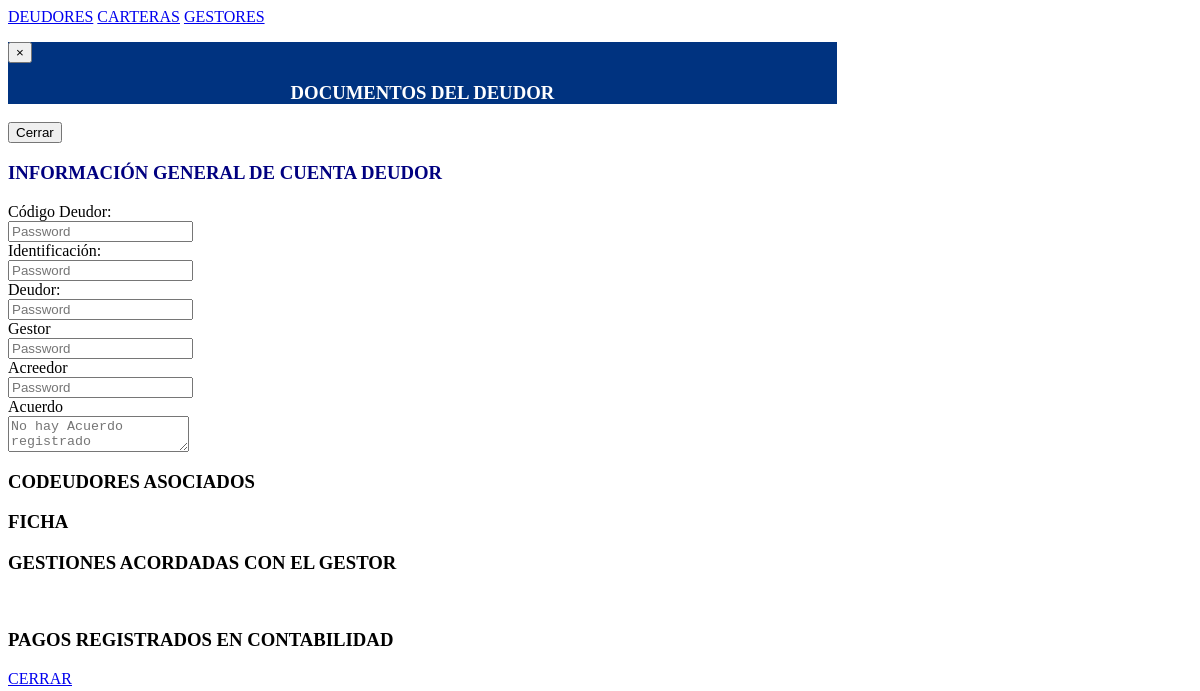
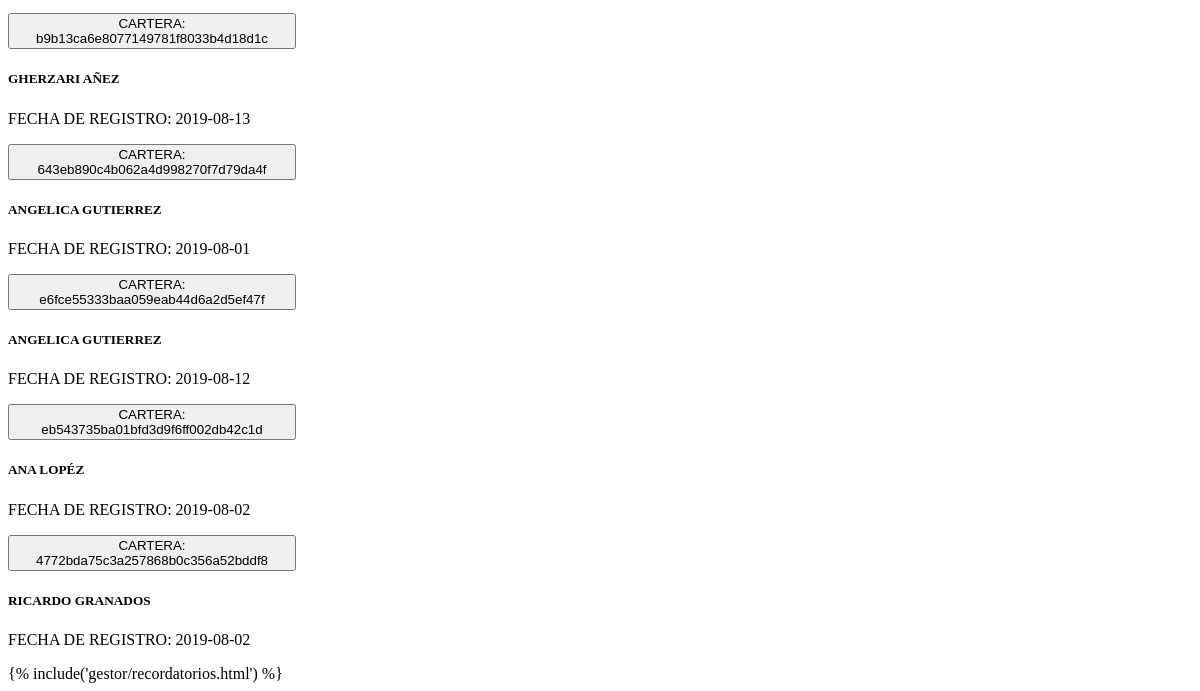
The app's page /controlador/cartera/vistacarteras.php, older data (2 pictures, top to bottom).
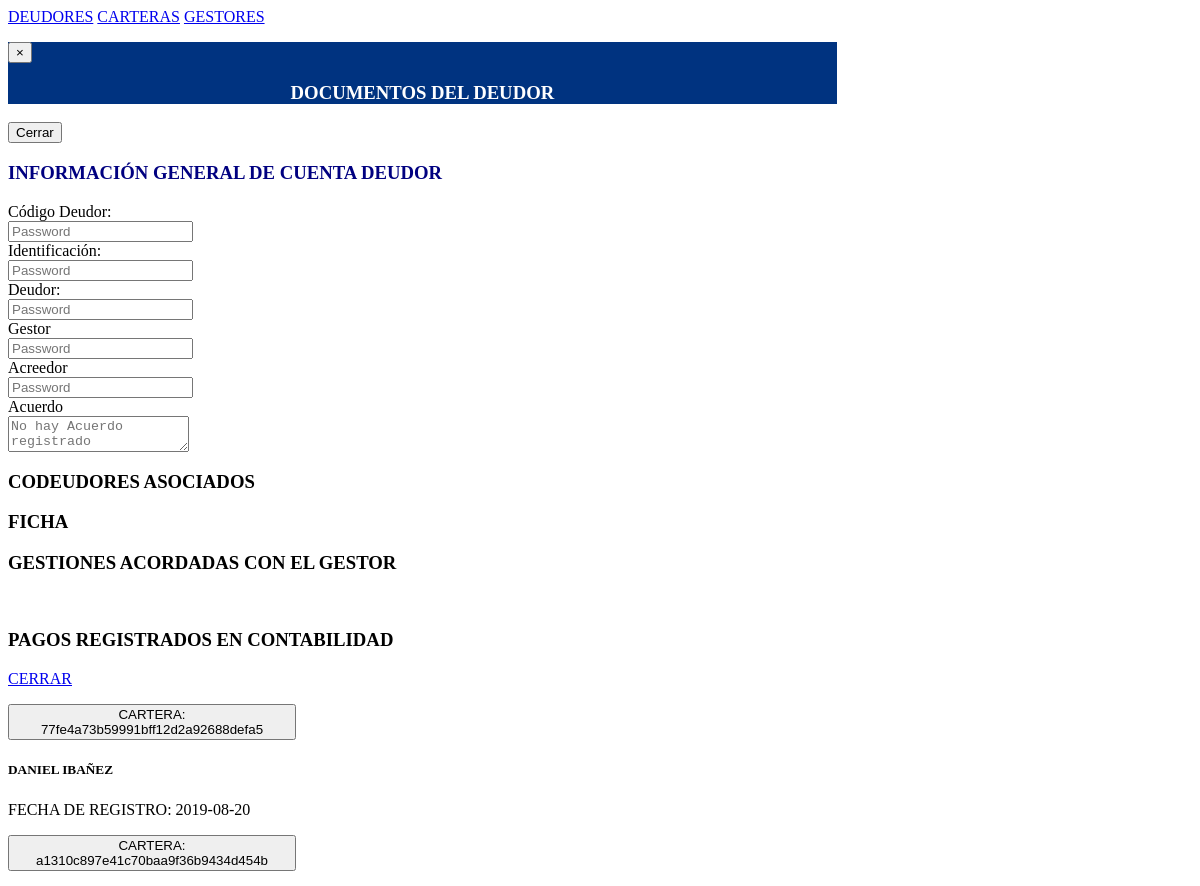
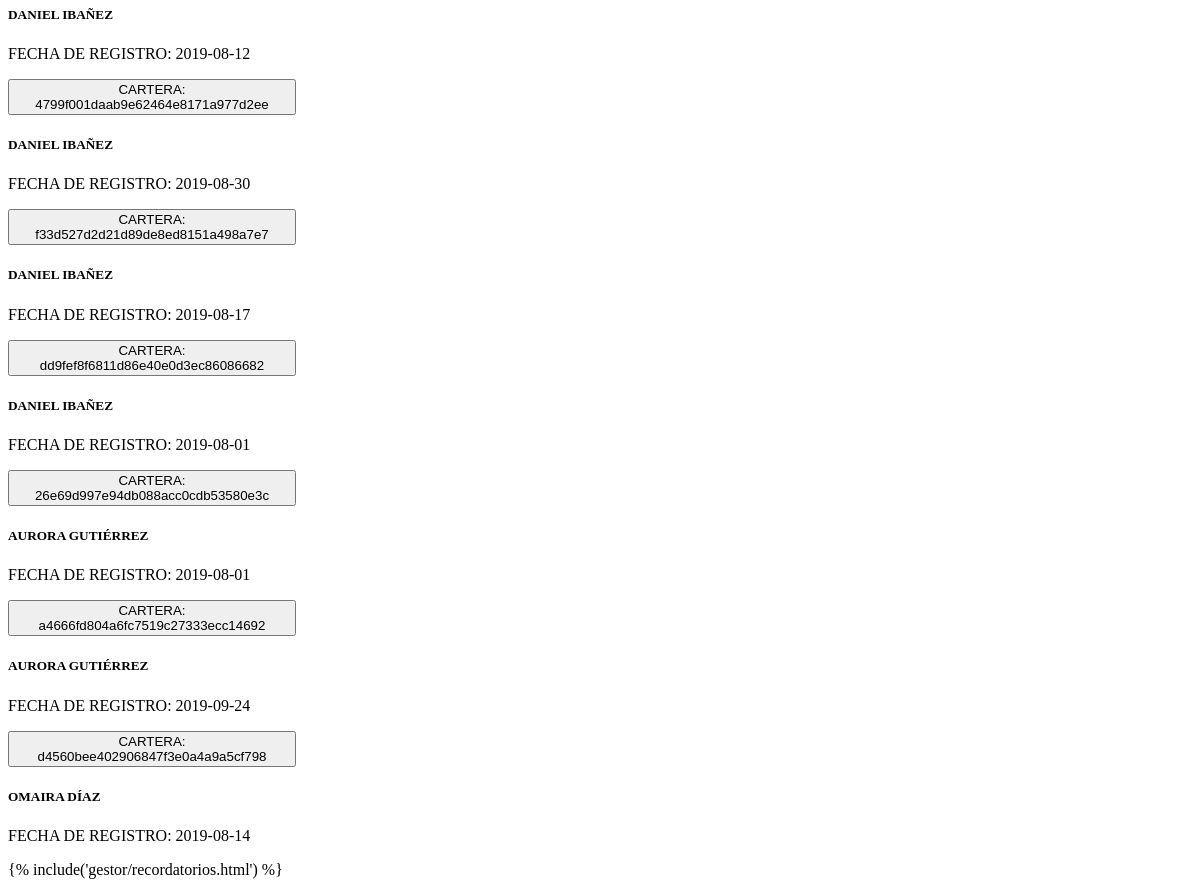
The same page, newer data (2 pictures, top to bottom).
### tables this page shows
CREATE TABLE IF NOT EXISTS `cartera` (
  `id` int(11) NOT NULL AUTO_INCREMENT,
  `token` varchar(50) NOT NULL,
  `id_acreedor` int(11) NOT NULL,
  `fecha` date NOT NULL,
  PRIMARY KEY (`id`),
  UNIQUE KEY `token_unique` (`token`),
  KEY `FK_ACREEDOR` (`id_acreedor`)
);

CREATE TABLE IF NOT EXISTS `acreedor` (
  `id` int(11) NOT NULL AUTO_INCREMENT,
  `tipo_documento` varchar(5) NOT NULL,
  `documento` varchar(20) NOT NULL,
  `razon_social` varchar(50) NOT NULL,
  PRIMARY KEY (`id`) USING BTREE,
  UNIQUE KEY `documento` (`documento`)
);

### controlador/cartera/vistas/vercarteras.php (the view, shortened to what this page needs)
<?php
include ('conexion.php');
$vercarteras = $cn->query("SELECT * FROM cartera  inner join acreedor on cartera.id_acreedor=acreedor.id");
 ?>
<section class="form-inline m-3 col-12">
 <?php if (mysqli_num_rows($vercarteras) != 0) {
    while ($ver = mysqli_fetch_assoc($vercarteras)) { ?>
    <div class="card border-dark mb-3 m-2" style="max-width: 18rem;">
    <div class="card-header">
    	<div class="mb-0">
        <button class="btn btn-link btn-sm">
            CARTERA: <?= $ver['token'] ?>
        </button>
      </div>
    </div>
    <div class="card-body text-dark">
      <h5 class="card-title text-center"><?= utf8_encode($ver['razon_social']) ?></h5>
      <p class="card-text">FECHA DE REGISTRO: <?= $ver['fecha'] ?></p>
    </div>
    </div>
    <?php }
    } ?>
</section>

### controlador/cartera/vistacarteras.php
<section>
  <div class="container-fluid mt-5">
    <nav>
    <div class="nav nav-tabs" id="nav-tab" role="tablist">
        <a class="nav-item nav-link active" id="nav-home-tab" data-toggle="tab" href="#nav-home" role="tab"
            aria-controls="nav-home" aria-selected="true">DEUDORES</a>
        <a class="nav-item nav-link" id="nav-profile-tab" data-toggle="tab" href="#nav-profile" role="tab"
            aria-controls="nav-profile" aria-selected="false">CARTERAS</a>
        <a class="nav-item nav-link" id="nav-contact-tab" data-toggle="tab" href="#nav-contact" role="tab"
            aria-controls="nav-contact" aria-selected="false">GESTORES</a>
</div>
  </nav>
  <div>
    <div class="tab-content" id="nav-tabContent">
      <div class="tab-pane fade show active" id="nav-home" role="tabpanel" aria-labelledby="nav-home-tab">
        <?php include('vistas/deudores.php'); ?>
      </div>
      <div class="tab-pane fade " id="nav-profile" role="tabpanel" aria-labelledby="nav-profile-tab">
         <?php include('vistas/vercarteras.php'); ?>
      </div>
      <div class="tab-pane fade" id="nav-contact" role="tabpanel" aria-labelledby="nav-contact-tab">
        {% include('gestor/recordatorios.html') %}
      </div>
    </div>
  </div>
</div>
</section>

### controlador/cartera/vistas/deudores.php (shortened to what this page needs)
<section>
<div class="modal fade" id="modal-ver"  role="dialog" aria-labelledby="myModalLabel" aria-hidden="true">
                    <div class="modal-dialog" style="width: 70% !important;">
                        <div class="modal-content">
                            <div class="modal-header" style=" background:#003380;">
                                <button tyle="buttom" class="close" data-dismiss="modal" aria-hidden="true">&times;</button>
                                <h3 class="modal-title" id="myModalLabel" style="font-weight:bold; text-align:center; color:white;">DOCUMENTOS DEL DEUDOR</h3>
                            </div>
                            <div class="modal-footer">
                                <button type="buttom" class="btn btn-primary" data-dismiss="modal">Cerrar</button>
                            </div>
                        </div>
                   </div>
        </div>
</section>
<section>
<div class="modal fade bd-example-modal-xl" id="VERMAS" tabindex="-1" role="dialog" aria-labelledby="myExtraLargeModalLabel" aria-hidden="true">
  <div class="modal-dialog modal-xl">
    <div class="modal-content">
      <div class="container-fluid">
        <form action="" method="POST" id="modalvermas" class="text-center m-auto">
          <h1 class="text-center my-2 card-header bg-default" style="color:#000080;">INFORMACIÓN GENERAL DE CUENTA DEUDOR</h1>
          <div class="form-group  row">
            <label for="inputPassword" class="col-sm-4 col-form-label">Código Deudor:</label>
            <div class="col-sm-6">
              <input type="text" class="form-control" id="codigo_deudor" placeholder="Password" readonly="">
            </div>
          </div>
          <div class="form-group  row">
            <label for="inputPassword" class="col-sm-4 col-form-label">Identificación:</label>
            <div class="col-sm-6">
              <input type="text" class="form-control" id="documento_deudor" placeholder="Password" readonly="">
            </div>
          </div>
          <div class="form-group  row">
            <label for="inputPassword" class="col-sm-4 col-form-label">Deudor:</label>
            <div class="col-sm-6">
              <input type="text" class="form-control" id="deudor_deudor" placeholder="Password" readonly="">
            </div>
          </div>
          <div class="form-group  row">
            <label for="inputPassword" class="col-sm-4 col-form-label">Gestor</label>
            <div class="col-sm-6">
              <input type="text" class="form-control" id="gestor_deudor" placeholder="Password" readonly="">
            </div>
          </div>
          <div class="form-group  row">
            <label for="inputPassword" class="col-sm-4 col-form-label">Acreedor</label>
            <div class="col-sm-6">
              <input type="text" class="form-control" id="acreedor_deudor" placeholder="Password" readonly="">
            </div>
          </div>
           <div class="form-group  row">
            <label for="inputPassword" class="col-sm-4 col-form-label">Acuerdo</label>
            <div class="col-sm-6">
              <textarea type="text" class="form-control" id="acreedor_deudor" placeholder="No hay Acuerdo registrado" readonly=""></textarea>
            </div>
          </div>
          <h3 class="text-center my-3"> CODEUDORES ASOCIADOS</h3>
           <h3 class="text-center my-3"> FICHA </h3>
          <h3 class="text-center my-3"> GESTIONES ACORDADAS CON EL GESTOR </h3>
          <br>
          <h3 class="text-center my-3"> PAGOS REGISTRADOS EN CONTABILIDAD </h3>
          <div class="btn-group btn-group-sm my-5" style="">
                        <a href="javascript:window.location.reload()" class="btn btn-danger"><i class="fas fa-eraser"></i>CERRAR</a>
                    </div>
        </form>
      </div>
    </div>
  </div>
</div>
</section>

Row changes from the older to the newer data that the page shows:
removed cartera: token "b9b13ca6e8077149781f8033b4d18d1c", id_acreedor.razon_social "GHERZARI AÑEZ", fecha "2019-08-13"
removed cartera: token "643eb890c4b062a4d998270f7d79da4f", id_acreedor.razon_social "ANGELICA GUTIERREZ", fecha "2019-08-01"
removed cartera: token "e6fce55333baa059eab44d6a2d5ef47f", id_acreedor.razon_social "ANGELICA GUTIERREZ", fecha "2019-08-12"
removed cartera: token "eb543735ba01bfd3d9f6ff002db42c1d", id_acreedor.razon_social "ANA LOPÉZ", fecha "2019-08-02"
removed cartera: token "4772bda75c3a257868b0c356a52bddf8", id_acreedor.razon_social "RICARDO GRANADOS", fecha "2019-08-02"
added cartera: token "77fe4a73b59991bff12d2a92688defa5", id_acreedor.razon_social "DANIEL IBAÑEZ", fecha "2019-08-20"
added cartera: token "a1310c897e41c70baa9f36b9434d454b", id_acreedor.razon_social "DANIEL IBAÑEZ", fecha "2019-08-12"
added cartera: token "4799f001daab9e62464e8171a977d2ee", id_acreedor.razon_social "DANIEL IBAÑEZ", fecha "2019-08-30"
added cartera: token "f33d527d2d21d89de8ed8151a498a7e7", id_acreedor.razon_social "DANIEL IBAÑEZ", fecha "2019-08-17"
added cartera: token "dd9fef8f6811d86e40e0d3ec86086682", id_acreedor.razon_social "DANIEL IBAÑEZ", fecha "2019-08-01"
added cartera: token "26e69d997e94db088acc0cdb53580e3c", id_acreedor.razon_social "AURORA GUTIÉRREZ", fecha "2019-08-01"
added cartera: token "a4666fd804a6fc7519c27333ecc14692", id_acreedor.razon_social "AURORA GUTIÉRREZ", fecha "2019-09-24"
added cartera: token "d4560bee402906847f3e0a4a9a5cf798", id_acreedor.razon_social "OMAIRA DÍAZ", fecha "2019-08-14"
